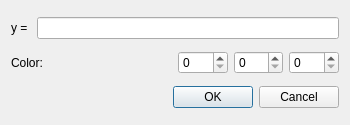
<?xml version="1.0" encoding="UTF-8"?>
<ui version="4.0">
 <class>editDialog</class>
 <widget class="QDialog" name="editDialog">
  <property name="geometry">
   <rect>
    <x>0</x>
    <y>0</y>
    <width>350</width>
    <height>125</height>
   </rect>
  </property>
  <property name="sizePolicy">
   <sizepolicy hsizetype="Fixed" vsizetype="Fixed">
    <horstretch>0</horstretch>
    <verstretch>0</verstretch>
   </sizepolicy>
  </property>
  <property name="minimumSize">
   <size>
    <width>350</width>
    <height>125</height>
   </size>
  </property>
  <property name="maximumSize">
   <size>
    <width>350</width>
    <height>125</height>
   </size>
  </property>
  <property name="windowTitle">
   <string>Dialog</string>
  </property>
  <layout class="QVBoxLayout" name="verticalLayout">
   <item>
    <layout class="QHBoxLayout" name="horizontalLayout_3">
     <item>
      <widget class="QLabel" name="lbl_formul">
       <property name="text">
        <string>y = </string>
       </property>
      </widget>
     </item>
     <item>
      <widget class="QLineEdit" name="le_formul"/>
     </item>
    </layout>
   </item>
   <item>
    <layout class="QHBoxLayout" name="horizontalLayout_2">
     <item>
      <widget class="QLabel" name="lbl_color">
       <property name="text">
        <string>Color:</string>
       </property>
      </widget>
     </item>
     <item>
      <layout class="QHBoxLayout" name="horizontalLayout">
       <item>
        <widget class="QSpinBox" name="sb_red">
         <property name="maximum">
          <number>255</number>
         </property>
        </widget>
       </item>
       <item>
        <widget class="QSpinBox" name="sb_green">
         <property name="maximum">
          <number>255</number>
         </property>
        </widget>
       </item>
       <item>
        <widget class="QSpinBox" name="sb_blue">
         <property name="maximum">
          <number>255</number>
         </property>
        </widget>
       </item>
      </layout>
     </item>
    </layout>
   </item>
   <item>
    <widget class="QDialogButtonBox" name="buttonBox">
     <property name="orientation">
      <enum>Qt::Horizontal</enum>
     </property>
     <property name="standardButtons">
      <set>QDialogButtonBox::Cancel|QDialogButtonBox::Ok</set>
     </property>
    </widget>
   </item>
  </layout>
 </widget>
 <resources/>
 <connections>
  <connection>
   <sender>buttonBox</sender>
   <signal>accepted()</signal>
   <receiver>editDialog</receiver>
   <slot>accept()</slot>
   <hints>
    <hint type="sourcelabel">
     <x>248</x>
     <y>254</y>
    </hint>
    <hint type="destinationlabel">
     <x>157</x>
     <y>274</y>
    </hint>
   </hints>
  </connection>
  <connection>
   <sender>buttonBox</sender>
   <signal>rejected()</signal>
   <receiver>editDialog</receiver>
   <slot>reject()</slot>
   <hints>
    <hint type="sourcelabel">
     <x>316</x>
     <y>260</y>
    </hint>
    <hint type="destinationlabel">
     <x>286</x>
     <y>274</y>
    </hint>
   </hints>
  </connection>
 </connections>
</ui>
